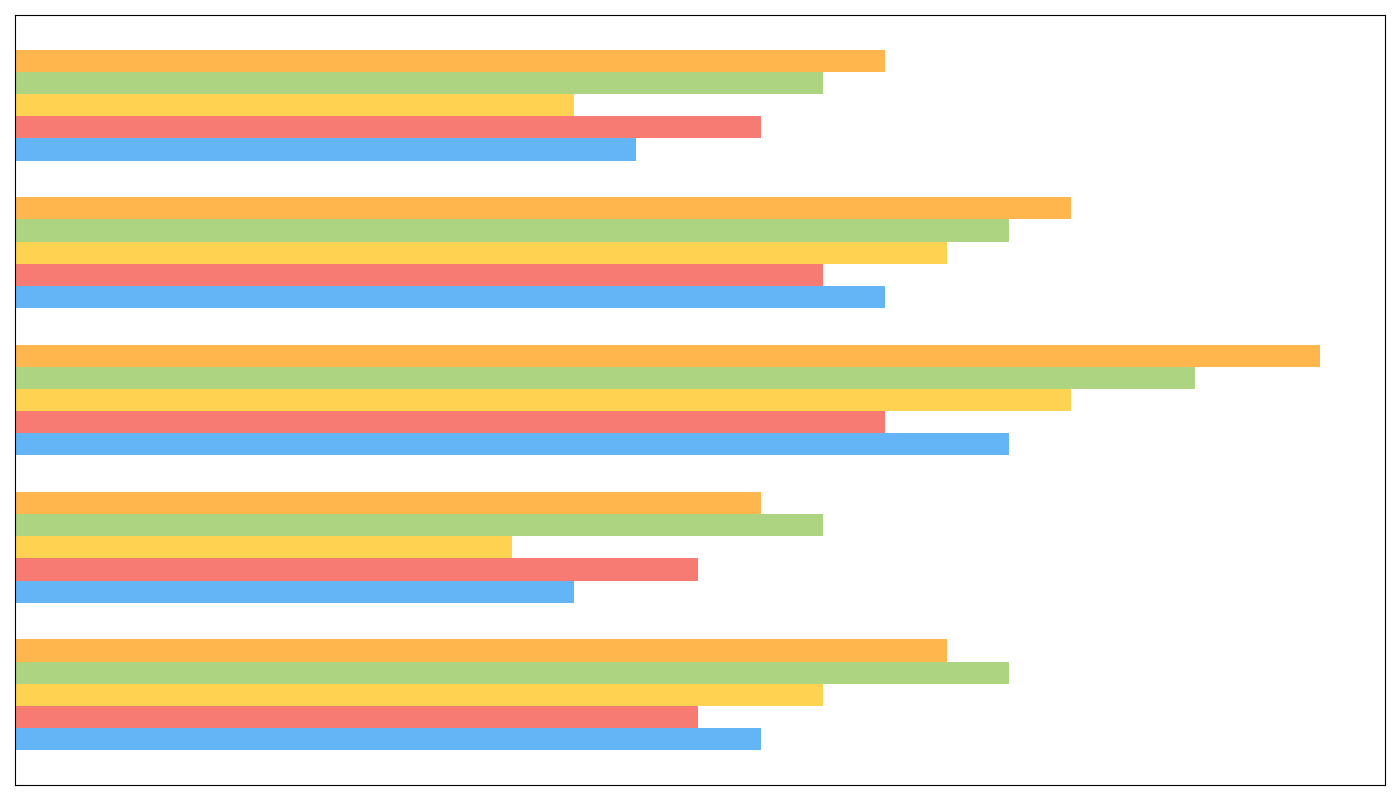

The Python source for this figure:
import matplotlib.pyplot as plt
import numpy as np

years = np.array([2018, 2019, 2020, 2021, 2022])
stores = ["Store A", "Store B", "Store C", "Store D", "Store E"]

revenue = np.array([
    [12, 11, 13, 16, 15], 
    [9, 11, 8, 13, 12],    
    [16, 14, 17, 19, 21],  
    [14, 13, 15, 16, 17],  
    [10, 12, 9, 13, 14],   
])

fig, ax1 = plt.subplots(figsize=(14, 8))

# New set of colors
colors = ['#2196F3', '#F44336', '#FFC107', '#8BC34A', '#FF9800']  # New colors
bar_height = 0.15

for idx in range(len(stores)):
    ax1.barh(years + np.array([idx])*bar_height, revenue[:, idx], height=bar_height, 
             color=colors[idx % len(colors)], alpha=0.7)

# Remove textual elements
ax1.set_xticks([])
ax1.set_yticks([])
ax1.legend().set_visible(False)
ax1.grid(False)

plt.tight_layout()
plt.show()
